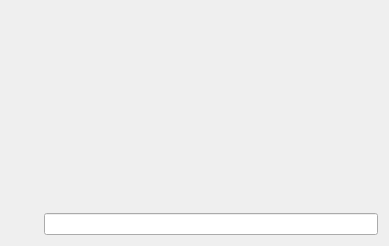
<?xml version="1.0" encoding="UTF-8"?>
<ui version="4.0">
 <class>XTelepathyCaptchaPrompt</class>
 <widget class="QWidget" name="XTelepathyCaptchaPrompt">
  <property name="geometry">
   <rect>
    <x>0</x>
    <y>0</y>
    <width>389</width>
    <height>246</height>
   </rect>
  </property>
  <layout class="QHBoxLayout" name="horizontalLayout">
   <item>
    <widget class="QLabel" name="accountIcon">
     <property name="text">
      <string comment="KDE::DoNotExtract"/>
     </property>
    </widget>
   </item>
   <item>
    <spacer name="horizontalSpacer">
     <property name="orientation">
      <enum>Qt::Horizontal</enum>
     </property>
     <property name="sizeType">
      <enum>QSizePolicy::Fixed</enum>
     </property>
     <property name="sizeHint" stdset="0">
      <size>
       <width>20</width>
       <height>20</height>
      </size>
     </property>
    </spacer>
   </item>
   <item>
    <layout class="QVBoxLayout" name="verticalLayout">
     <item>
      <widget class="KTitleWidget" name="title" native="true">
       <property name="text" stdset="0">
        <string>Please Enter Your Account Password</string>
       </property>
      </widget>
     </item>
     <item>
      <widget class="QLabel" name="imageLabel">
       <property name="text">
        <string/>
       </property>
       <property name="alignment">
        <set>Qt::AlignCenter</set>
       </property>
      </widget>
     </item>
     <item>
      <widget class="KLineEdit" name="captchaLineEdit">
       <property name="echoMode">
        <enum>QLineEdit::Password</enum>
       </property>
       <property name="alignment">
        <set>Qt::AlignCenter</set>
       </property>
      </widget>
     </item>
    </layout>
   </item>
  </layout>
 </widget>
 <customwidgets>
  <customwidget>
   <class>KLineEdit</class>
   <extends>QLineEdit</extends>
   <header>klineedit.h</header>
  </customwidget>
  <customwidget>
   <class>KTitleWidget</class>
   <extends>QWidget</extends>
   <header>ktitlewidget.h</header>
  </customwidget>
 </customwidgets>
 <resources/>
 <connections/>
</ui>
